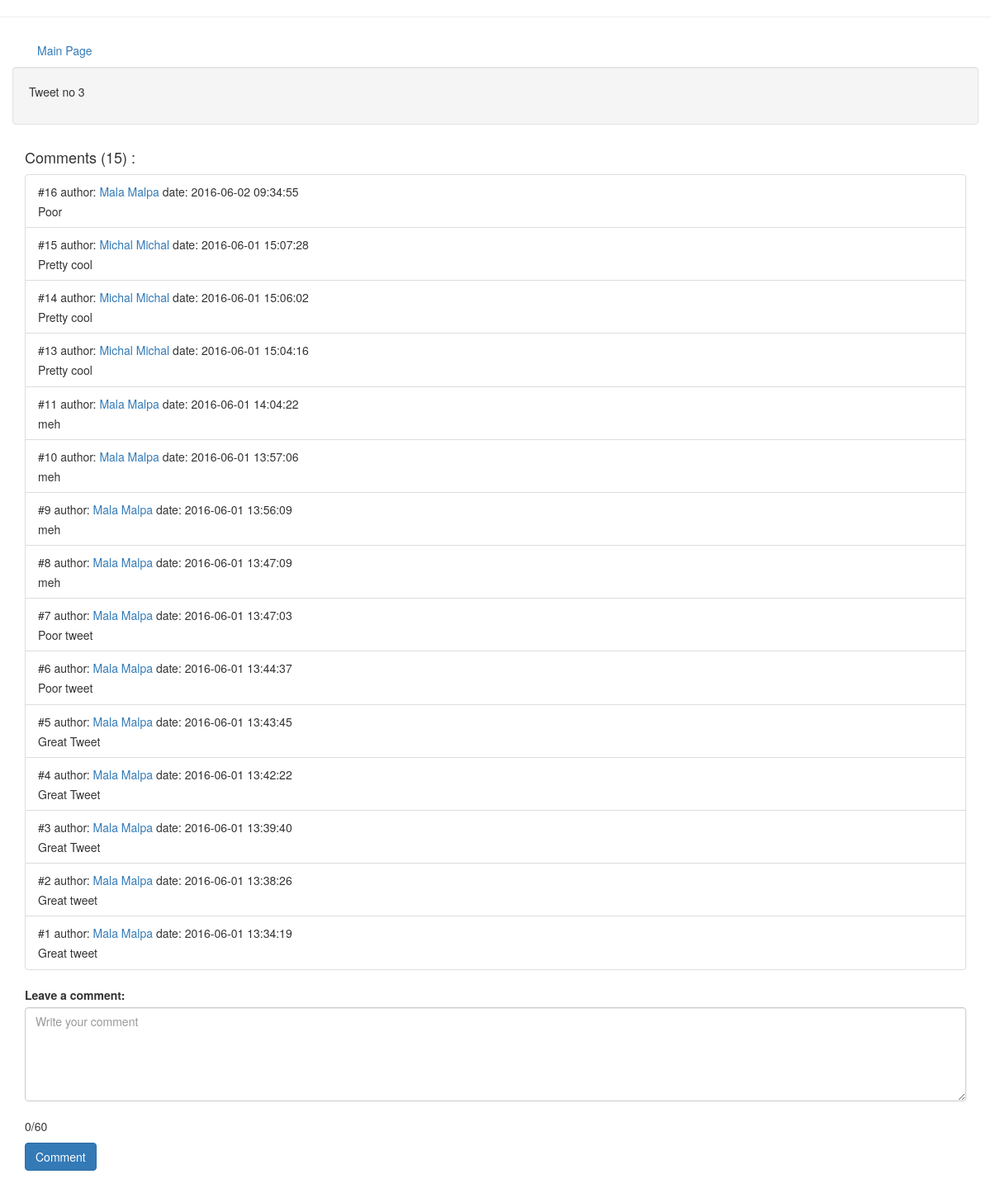
The page /tweet_page.php?id=3 (signed in) on the database its author committed.
### tables this page shows
CREATE TABLE IF NOT EXISTS `Tweets` (
  `id` int(11) NOT NULL AUTO_INCREMENT,
  `user_id` int(11) NOT NULL,
  `text` varchar(140) DEFAULT NULL,
  PRIMARY KEY (`id`),
  KEY `user_id` (`user_id`)
);

CREATE TABLE IF NOT EXISTS `Comments` (
  `id` int(11) NOT NULL AUTO_INCREMENT,
  `tweet_id` int(11) NOT NULL,
  `comment_text` varchar(60) DEFAULT NULL,
  `user_id` int(11) NOT NULL,
  `creation_date` datetime NOT NULL,
  PRIMARY KEY (`id`),
  KEY `tweet_id` (`tweet_id`)
);

CREATE TABLE IF NOT EXISTS `User` (
  `id` int(11) NOT NULL AUTO_INCREMENT,
  `email` varchar(50) NOT NULL,
  `password` varchar(255) NOT NULL,
  `full_name` varchar(100) NOT NULL,
  `active` tinyint(1) DEFAULT '1',
  PRIMARY KEY (`id`),
  UNIQUE KEY `email` (`email`)
);

### src/User.php (called while the page is built, shortened)
<?php
require_once 'connection.php';
class User {
    public static function getUserById (mysqli $conn, $id){
        $sql = "SELECT * FROM User WHERE id = '$id'";
        $result = $conn->query($sql);
        if($result->num_rows == 1){
            return $result->fetch_assoc();
        }
        else{
            return false;
        }
    }
}

### src/Tweet.php (called while the page is built, shortened)
<?php
require_once 'connection.php';
class Tweet{
    public static function showTweet (mysqli $conn, $id){
        $sql = "SELECT * FROM Tweets WHERE id = '$id'";
        $result = $conn->query($sql);
        if($result->num_rows == 1){
            return $result->fetch_assoc();
        }
        else{
            return false;
        }
    }
    public static function numOfComments($conn, $id){
        $sql = "SELECT * FROM Comments WHERE tweet_id = '$id'";
        $result = $conn->query($sql);
        return $result->num_rows;
    }
    private $id;
    public function __construct() {
        $this->id = -1;
    }
    public function loadFromDB(mysqli $conn, $id){
        $sql = "SELECT * FROM Tweets WHERE id = $id";
        $result = $conn->query($sql);
        if($result->num_rows ==1) {
            $rowTweet = $result->fetch_assoc();
            $this->id = $rowTweet['id'];
        }
        return false;
    }
    public function getAllComments(mysqli $conn){
        $sql = "SELECT * FROM Comments WHERE tweet_id = '$this->id' ORDER BY creation_date DESC";
        $result = $conn->query($sql);
        $allComments = [];
        if($result->num_rows > 0){
            while($row = $result->fetch_assoc()){
                $allComments[] = [$row['id'],$row['user_id'],$row['tweet_id'],$row['creation_date'],$row['comment_text']];
            }
            return $allComments;
        }
        else{
            return false;
        }
    }
}

### tweet_page.php (the view, shortened to what this page needs)
<!DOCTYPE html>
<html>
    <head>
        <link href="css/bootstrap.css" rel="stylesheet" type="text/css">
    </head>
    <body>
        <?php
        require_once './src/User.php';
        require_once './src/Tweet.php';
        require_once './src/connection.php';
        if(isset($_GET["id"])){
            $tweetId = $_GET["id"];
            $currentTweet = new Tweet();
            $currentTweet->loadFromDB($conn, $tweetId);
            $tweet = $currentTweet->showTweet($conn, $tweetId);
        }
        $commNum = Tweet::numOfComments($conn, $_GET['id']);
        $tweetComments = $currentTweet->getAllComments($conn);
        ?>
        <div class="container">
            <ul class="nav nav-pills">
                <li role="presentation"><a href='index.php'>Main Page</a></li>
            </ul>
            <div class="row">
                <div class="well">
                    <p><?php echo $tweet['text'];?></p>
                </div>
            </div>
            <h4>Comments (<?php echo $commNum ?>) :</h4>
            <ul class="list-group">
                <?php
                if($tweetComments){
                    foreach ($tweetComments as $comment){
                        $authorObject = User::getUserById($conn, $comment[1]);
                        $author = '<a href="user_page.php?id='.$authorObject['id'].'">'.$authorObject['full_name'].'</a>';
                        echo '<li class="list-group-item"><p class="list-group-item-heading"> #'.$comment[0].' author: '.$author.' date: '.$comment[3].' </p><p class="list-group-item-text">'.$comment[4].'</p></li>';
                    }
                }
                ?>
            </ul>
            <form method='POST'>
                <div class="form-group">
                    <label for="tweet">Leave a comment:</label><br/>
                    <textarea class="form-control" id="tweet" name='comment' rows ='5' cols='20' maxlength='60' placeholder='Write your comment'></textarea><br/>
                     <p><span id="counter">0</span>/60</p>
                    <input class="btn btn-primary" type="submit" value='Comment'/>
                </div>
            </form>
            <br/>
        </div>
    </body>
</html>

### src/connection.php
<?php
$servername = "localhost";
$username = "root";
$password = "coderslab";
$baseName = "Twitter";
$conn = new mysqli($servername,$username,$password,$baseName);
if($conn->connect_error){
    die("Polaczenie nieudane. Blad: ".$conn->connect_error);
}else{
   echo'<hr>';
}

### rows shown on the page
tweets: text "Tweet no 3"
comments: id "16", user.full_name "Mala Malpa", creation_date "2016-06-02 09:34:55", comment_text "Poor"
comments: id "15", user.full_name "Michal Michal", creation_date "2016-06-01 15:07:28", comment_text "Pretty cool"
comments: id "14", user.full_name "Michal Michal", creation_date "2016-06-01 15:06:02", comment_text "Pretty cool"
comments: id "13", user.full_name "Michal Michal", creation_date "2016-06-01 15:04:16", comment_text "Pretty cool"
comments: id "11", user.full_name "Mala Malpa", creation_date "2016-06-01 14:04:22", comment_text "meh"
comments: id "10", user.full_name "Mala Malpa", creation_date "2016-06-01 13:57:06", comment_text "meh"
comments: id "9", user.full_name "Mala Malpa", creation_date "2016-06-01 13:56:09", comment_text "meh"
comments: id "8", user.full_name "Mala Malpa", creation_date "2016-06-01 13:47:09", comment_text "meh"
comments: id "7", user.full_name "Mala Malpa", creation_date "2016-06-01 13:47:03", comment_text "Poor tweet"
comments: id "6", user.full_name "Mala Malpa", creation_date "2016-06-01 13:44:37", comment_text "Poor tweet"
comments: id "5", user.full_name "Mala Malpa", creation_date "2016-06-01 13:43:45", comment_text "Great Tweet"
comments: id "4", user.full_name "Mala Malpa", creation_date "2016-06-01 13:42:22", comment_text "Great Tweet"
comments: id "3", user.full_name "Mala Malpa", creation_date "2016-06-01 13:39:40", comment_text "Great Tweet"
comments: id "2", user.full_name "Mala Malpa", creation_date "2016-06-01 13:38:26", comment_text "Great tweet"
comments: id "1", user.full_name "Mala Malpa", creation_date "2016-06-01 13:34:19", comment_text "Great tweet"

### other values the page prints
$commNum "15"
